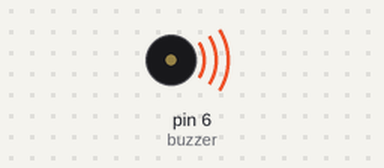
The sketch below on a simulated Arduino Uno, built with avr-gcc and run on an emulated ATmega328P. Shown: buzzer (waves = sounding).

Above: at 0.9 s.
At 7.65 s:
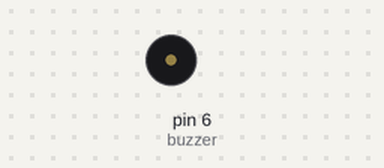
Timing chart, 0 to 13.4 s (numbered marks = the images above):
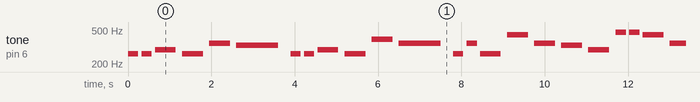

The sketch:

Buzzer_Musica_Facil.ino
```cpp
#define DO 262
#define DOS 279
#define RE 294
#define RES 313
#define MI 330
#define FA 349
#define FAS 373
#define SOL 392
#define SOLS 419
#define LA 440
#define LAS 471
#define SI 494
#define DO_2 523

// Tempo das Notas

#define t4 2000   // 4 tempos
#define t2 1000   // 2 tempos
#define t1 500    // 1 tempo
#define t05 250   // 1/2 tempo
#define t025 125  // 1/4 tempo

#define pausa 125  // 1/4 tempo

int buzzer = 6;

int ritmo = 1.5;

int musica[] = {
  DO, DO,
  RE, DO, FA,
  MI, DO, DO,
  RE, DO, SOL,
  FA, DO, FA,
  DO, LA, FA,
  MI, RE, LAS, LAS,
  LA, FA, SOL,
  FA
};

int duracoes[] = {
  t05, t05,
  t1, t1, t1,
  t2, t05, t05,
  t1, t1, t1,
  t2, t05, t05,
  t1, t1, t1,
  t1, t1, t05, t05,
  t1, t1, t1,
  t2
};

void setup() {
  pinMode(buzzer, OUTPUT);
}

void loop() {
  for (int nota = 0; nota < (sizeof(musica) / sizeof(int)); nota++) {
    int duracaoNota = duracoes[nota] / ritmo;
    tone(buzzer, musica[nota], duracaoNota);
    delay(duracaoNota * 1.3);
    noTone(buzzer);
  }
  delay(5000);
}
```

Measured:
- by itself, tone on pin 6 (buzzer): plays 262 Hz for 0.25 s, 262 Hz for 0.25 s, 294 Hz for 0.50 s, 262 Hz for 0.50 s, 349 Hz for 0.50 s, 330 Hz for 1.0 s … (161 notes in this stretch)
